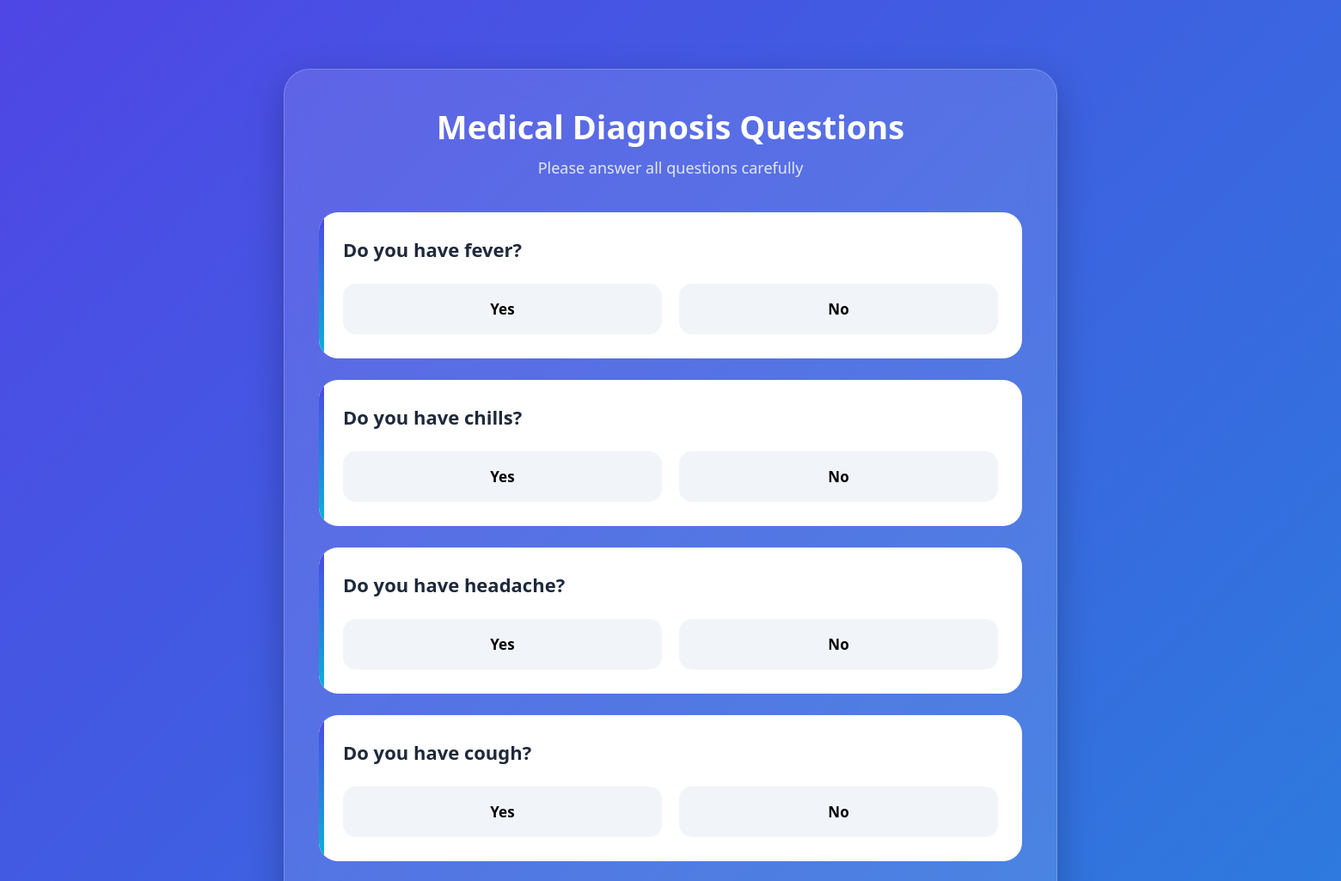
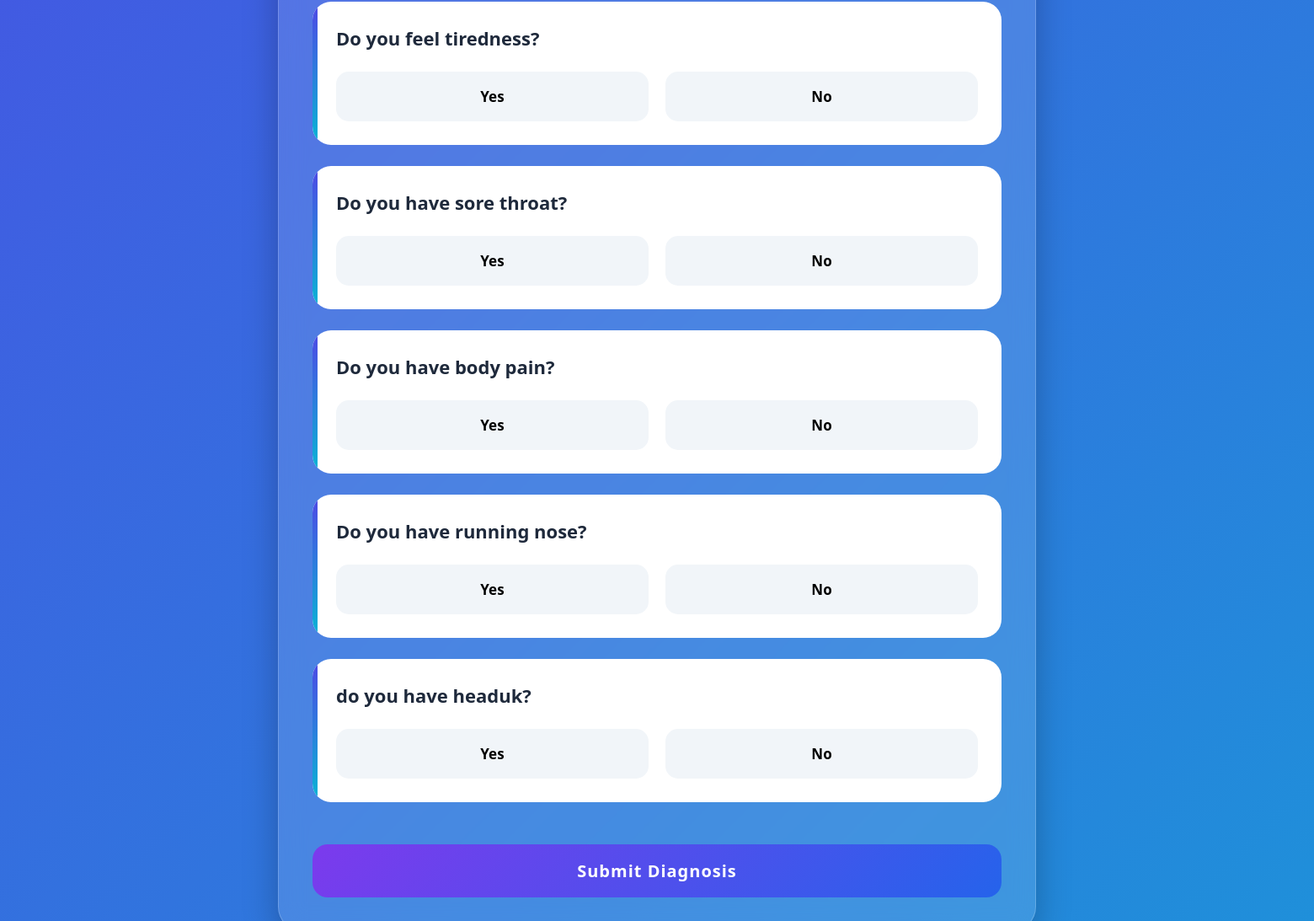
The page /questions (signed in) on the database its author committed (2 pictures, top to bottom).
### tables this page shows
CREATE TABLE questions (
        id INTEGER PRIMARY KEY AUTOINCREMENT,
        question_text TEXT NOT NULL,
        symptom_key TEXT NOT NULL
    );

### app.py (the view)
@app.route("/questions")
def questions():
    if not is_logged_in():
        return redirect("/login")
    conn = get_connection()
    cur = conn.cursor()
    cur.execute("SELECT * FROM questions")
    questions = cur.fetchall()
    conn.close()
    return render_template("questions.html", questions=questions)

### app.py (called while the page is built)
def is_logged_in():
    return "user_id" in session

### database/database.py (called while the page is built)
def get_connection():
    conn = sqlite3.connect(DB_PATH)
    conn.row_factory = sqlite3.Row
    return conn

### templates/questions.html (shortened to what this page needs)
<!DOCTYPE html>
<html lang="en">
<head>
    <link rel="stylesheet"
          href="{{ url_for('static', filename='css/user_questions.css') }}">
</head>
<body>
<div class="container">
    <div class="top-box">
        <h1>Medical Diagnosis Questions</h1>
        <p>Please answer all questions carefully</p>
    </div>
    <form action="/submit_answers"
          method="POST"
          id="diagnosisForm">
        {% for q in questions %}
        <div class="question-card">
            <h3>{{ q.question_text }}</h3>
            <div class="options">
                <label class="radio-box">
                    <span>Yes</span>
                </label>
                <label class="radio-box">
                    <span>No</span>
                </label>
            </div>
        </div>
        {% endfor %}
        <button type="submit" class="submit-btn">
            Submit Diagnosis
        </button>
    </form>
</div>
</body>
</html>

### static/css/user_questions.css (style rules this page uses)
* { margin:0; padding:0; box-sizing:border-box; font-family:'Segoe UI', Tahoma, Geneva, Verdana, sans-serif; }
body { min-height:100vh; background:linear-gradient(135deg,#4f46e5,#06b6d4,#14b8a6); background-size:300% 300%; animation:bgMove 10s ease infinite; padding:40px; }
.container { max-width:900px; margin:auto; background:rgba(255,255,255,0.12); backdrop-filter:blur(15px); border:1px solid rgba(255,255,255,0.2); border-radius:30px; padding:40px; box-shadow:0 15px 40px rgba(0,0,0,0.25); animation:fadeIn 1s ease; }
.top-box { text-align:center; margin-bottom:40px; }
.top-box h1 { color:white; font-size:38px; margin-bottom:10px; font-weight:700; }
.top-box p { color:#e2e8f0; font-size:18px; }
.question-card { background:white; border-radius:22px; padding:28px; margin-bottom:25px; transition:0.4s; animation:slideUp 0.6s ease; position:relative; overflow:hidden; }
.question-card::before { content:""; position:absolute; top:0; left:0; width:6px; height:100%; background:linear-gradient(#4f46e5,#06b6d4); }
.question-card h3 { color:#1e293b; margin-bottom:25px; font-size:22px; }
.options { display:flex; gap:20px; }
.radio-box { flex:1; cursor:pointer; }
.radio-box span { display:block; padding:16px; text-align:center; border-radius:15px; background:#f1f5f9; font-size:17px; font-weight:600; transition:0.3s; border:2px solid transparent; }
.submit-btn { width:100%; padding:18px; border:none; border-radius:18px; background:linear-gradient(135deg,#7c3aed,#2563eb); color:white; font-size:20px; font-weight:bold; cursor:pointer; transition:0.4s; margin-top:25px; letter-spacing:1px; }

### rows shown on the page
questions: question_text "Do you have fever?"
questions: question_text "Do you have chills?"
questions: question_text "Do you have headache?"
questions: question_text "Do you have cough?"
questions: question_text "Do you feel tiredness?"
questions: question_text "Do you have sore throat?"
questions: question_text "Do you have body pain?"
questions: question_text "Do you have running nose?"
questions: question_text "do you have headuk?"
